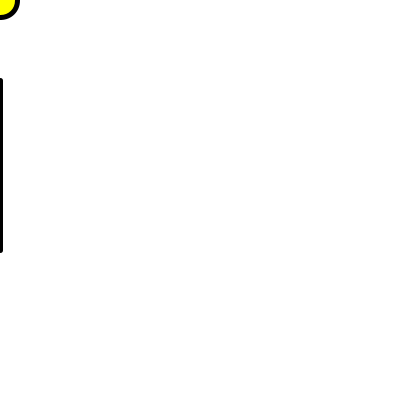
Frame 1 (no input)
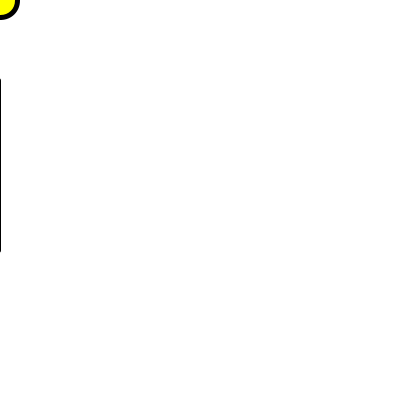
Frame 60 (the mouse pressed at the canvas centre just before this capture)
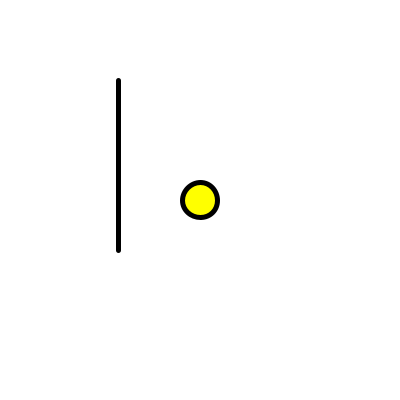
Frame 120 (the mouse held since frame 60 and released just before this capture)

The Processing sketch that drew these frames (run headless with seeded random() and noise(); from frame 60 on, the mouse is pressed at the canvas centre):

// Processing sketch: processing_74349
// ── processing_74349.pde

int d = 35; 
int xPos= 0;
int yPos= 0;
int y = 200;
int x = 0;
int directionX = 0;
int lineDirectionX = 2;

float floatValue1 = 5;
float floatValue2 = 10;

void setup() {
 
  size(400, 400);
  smooth();
  noCursor();
  strokeWeight(5);
 
}

void draw () {
  background(255);
  
  line(x, 80, x, y + 50);
  x= x + lineDirectionX; 

  if(x > mouseX || x < 0){
    lineDirectionX = -lineDirectionX;
  }

  if (xPos > 400){
    directionX = -1;
  }
   if(xPos < 1){
    directionX = 1;
  }
 
  fill(255,255,0);

  ellipse(mouseX, mouseY, d, d);
  
}
